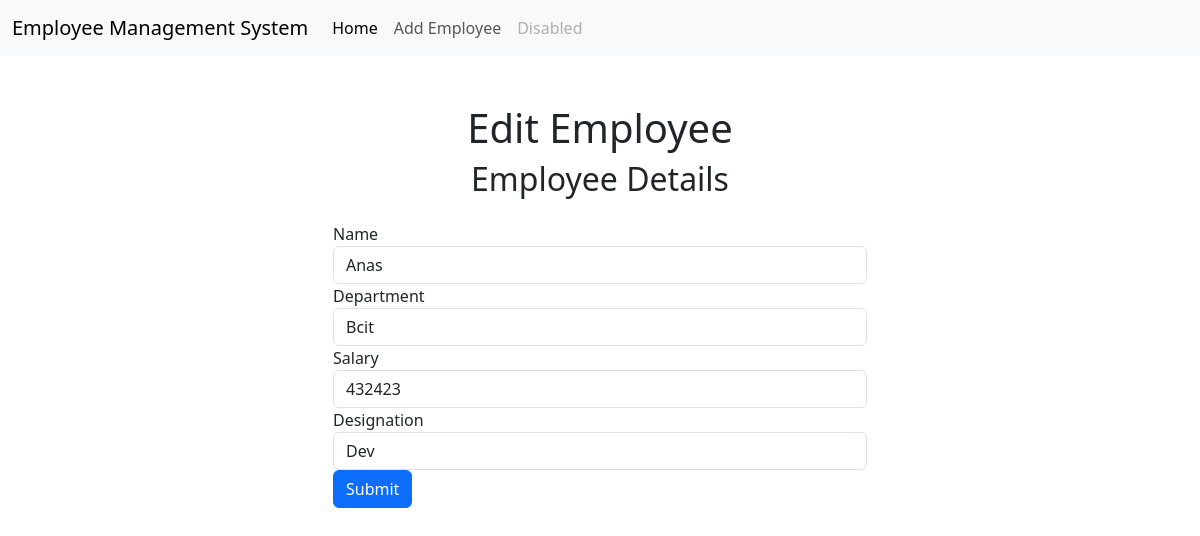
Screenshot of /emp/edit_emp/5 with the database file from the repository.
### emp/models.py (models this page shows)
class employee_MS(models.Model):
    name = models.CharField(max_length=200)
    department = models.CharField(max_length=200) 		#department name or office number
    salary = models.IntegerField()					#salary in thousands
    designation = models.CharField(max_length=200)

### emp/views.py (the view)
# urls.py: path('edit_emp/<int:emp_id>', edit_emp),
def edit_emp(request, emp_id):
    emp = employee_MS.objects.get(pk=emp_id)
    return render(request, 'emp/edit.html', {
        'emp': emp,
    })

### captureDress/templates/emp/edit.html (shortened to what this page needs)
<!DOCTYPE html>
<html lang="en">
<head>
    <link href="https://cdn.jsdelivr.net/npm/bootstrap@5.3.0-alpha3/dist/css/bootstrap.min.css" rel="stylesheet">
</head>
<body>
    {% include 'emp/navbar.html' %}
    <div class="container">
        <div class="container mt-5">
            <div class="row justify-content-center">
                <div class="col-md-6">
                  <h1 class="row justify-content-center">Edit Employee</h1>
                <h2 class="text-center mb-4">Employee Details</h2>
                <form method="post" action="/emp/update_emp/{{emp.id}}">
                  <div class="form-group">
                    <label for="name">Name</label>
                    <input type="text" class="form-control" id="name" name="emp_name" placeholder="Enter name" value="{{emp.name}}">
                  </div>
                  <div class="form-group">
                    <label for="dept">Department</label>
                    <input type="text" class="form-control" id="dept" name="emp_dept" placeholder="Enter department" value="{{emp.department}}">
                  </div>
                  <div class="form-group">
                    <label for="salary">Salary</label>
                    <input type="text" class="form-control" id="salary" name="emp_sal" placeholder="Enter salary" value="{{emp.salary}}">
                  </div>
                  <div class="form-group">
                    <label for="designation">Designation</label>
                    <input type="text" class="form-control" id="designation" name="emp_desig" placeholder="Enter designation" value="{{emp.designation}}">
                </div>
                  <button type="submit" class="btn btn-primary">Submit</button>
                </form>
              </div>
            </div>
          </div>
</body>
</html>

### rows the page displays
employee_MS: emp_name "Anas", emp_dept "Bcit", emp_sal "432423", emp_desig "Dev"
